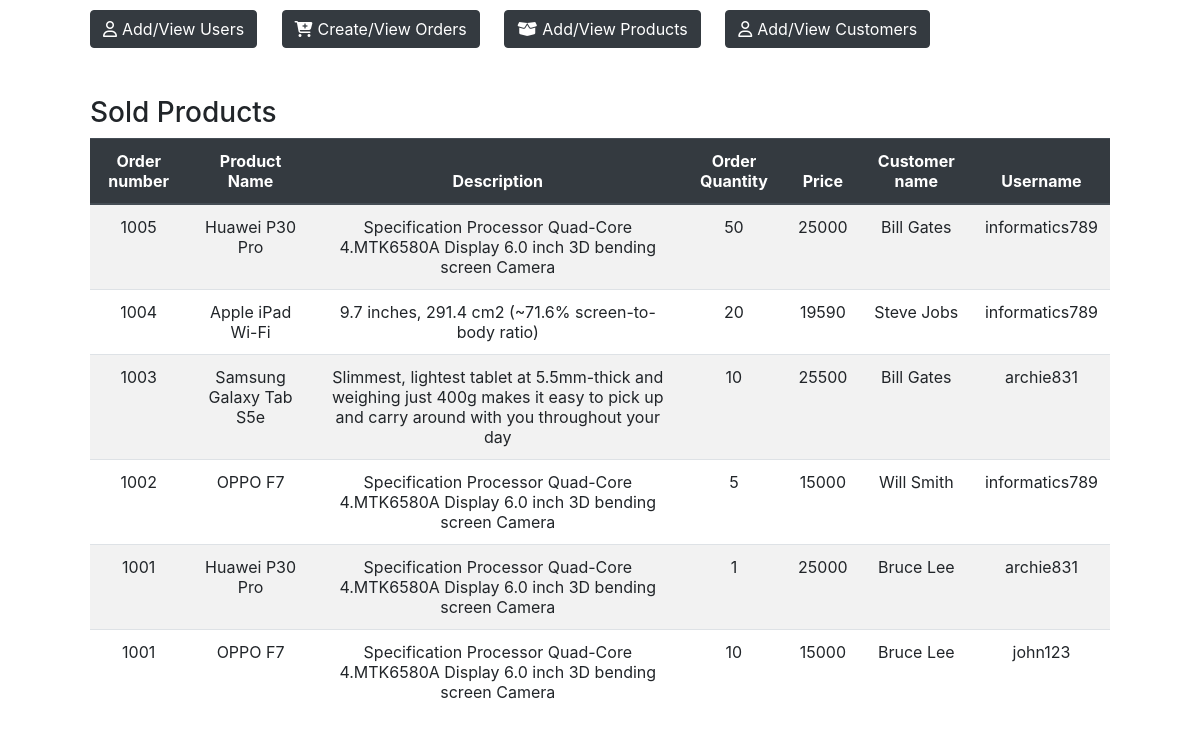
The app's page /mysql_test/index.php with its own data.
### tables this page shows
CREATE TABLE `orders` (
  `oId` int(11) NOT NULL,
  `oNo` int(11) NOT NULL,
  `pId` int(11) NOT NULL,
  `cId` int(11) NOT NULL,
  `oQuantity` int(11) NOT NULL,
  `oDate` datetime NOT NULL,
  `uId` int(11) NOT NULL
);

CREATE TABLE `products` (
  `pId` int(11) NOT NULL,
  `pName` varchar(255) NOT NULL,
  `pDesc` varchar(255) NOT NULL,
  `pPrice` float NOT NULL,
  `pStock` int(11) NOT NULL
);

CREATE TABLE `customers` (
  `cId` int(11) NOT NULL,
  `cName` varchar(255) NOT NULL,
  `cContact` int(11) NOT NULL,
  `cAddress` varchar(255) NOT NULL,
  `cDateAdded` datetime NOT NULL
);

CREATE TABLE `users` (
  `uId` int(11) NOT NULL,
  `uUsername` varchar(255) NOT NULL,
  `uPassword` varchar(255) NOT NULL,
  `uDateAdded` datetime NOT NULL
);

### mysql_test/index.php (the view, shortened to what this page needs)
<?php
include_once("config.php");
$result = $dbConn->query("SELECT oNo, pname, pdesc, oQuantity, pPrice, uUsername, cName from orders o inner join products p on o.pid = p.pid inner join users u on o.uid = u.uid inner join customers c on o.cid = c.cid ORDER BY oNo DESC");
?>
<html>
<head>
	<link rel="stylesheet" href="https://stackpath.bootstrapcdn.com/bootstrap/4.3.1/css/bootstrap.min.css">
	<link rel="stylesheet" type="text/css" href="assets/style.css">
</head>
<body>
	<a href="user.php"><button type="button" class="btn btn-dark"><i class='far fa-user'></i>Add/View Users</button></a>
	<a href="order.php"><button type="button" class="btn btn-dark"><i class='fas fa-cart-plus'></i>Create/View Orders</button></a>
	<a href="products.php"><button type="button" class="btn btn-dark"><i class='fas fa-box-open'></i>Add/View Products</button></a>
	<a href="customer.php"><button type="button" class="btn btn-dark"><i class='far fa-user'></i>Add/View Customers</button></a>
	<br><br><br>
	<h3>Sold Products</h3>
	<table class="table table-striped">
		<thead class="thead-dark">
			<tr>
			<th>Order number</th>
			<th>Product Name</th>
			<th>Description</th>
			<th>Order Quantity</th>
			<th>Price</th>
			<th>Customer name</th>
			<th>Username</th>
			</tr>
		</thead>
		<tbody>
			<?php
				while($row = $result->fetch(PDO::FETCH_ASSOC)) {
					echo "<tr>";
					echo "<td>".$row['oNo']."</td>";
					echo "<td>".$row['pname']."</td>";
					echo "<td>".$row['pdesc']."</td>";
					echo "<td>".$row['oQuantity']."</td>";
					echo "<td>".$row['pPrice']."</td>";
					echo "<td>".$row['cName']."</td>";
					echo "<td>".$row['uUsername']."</td>";
				}
			?>
		</tbody>
</body>
</html>

### mysql_test/assets/style.css (style rules this page uses)
body { width: 85%; margin: auto; }
.btn-dark { margin-top: 10px !important; margin-right: 20px; }
.fa-trash-alt, .fa-edit, .fa-user, .fa-box-open, .fa-cart-plus, .fa-dollar-sign, .fa-arrow-circle-left { margin-right: 5px; }
a:link, a:visited { color: white; text-decoration: none; }
th, .table td { text-align: center; }

### records on screen
orders: oNo "1005", pId.pName "Huawei P30 Pro", pId.pDesc "Specification Processor Quad-Core 4.MTK6580A Display 6.0 inch 3D bending screen Camera", oQuantity "50", pId.pPrice "25000", cId.cName "Bill Gates", uId.uUsername "informatics789"
orders: oNo "1004", pId.pName "Apple iPad Wi-Fi", pId.pDesc "9.7 inches, 291.4 cm2 (~71.6% screen-to-body ratio)", oQuantity "20", pId.pPrice "19590", cId.cName "Steve Jobs", uId.uUsername "informatics789"
orders: oNo "1003", pId.pName "Samsung Galaxy Tab S5e", pId.pDesc "Slimmest, lightest tablet at 5.5mm-thick and weighing just 400g makes it easy to pick up and carry around with you throughout your day", oQuantity "10", pId.pPrice "25500", cId.cName "Bill Gates", uId.uUsername "archie831"
orders: oNo "1002", pId.pName "OPPO F7", pId.pDesc "Specification Processor Quad-Core 4.MTK6580A Display 6.0 inch 3D bending screen Camera", oQuantity "5", pId.pPrice "15000", cId.cName "Will Smith", uId.uUsername "informatics789"
orders: oNo "1001", pId.pName "Huawei P30 Pro", pId.pDesc "Specification Processor Quad-Core 4.MTK6580A Display 6.0 inch 3D bending screen Camera", oQuantity "1", pId.pPrice "25000", cId.cName "Bruce Lee", uId.uUsername "archie831"
orders: oNo "1001", pId.pName "OPPO F7", pId.pDesc "Specification Processor Quad-Core 4.MTK6580A Display 6.0 inch 3D bending screen Camera", oQuantity "10", pId.pPrice "15000", cId.cName "Bruce Lee", uId.uUsername "john123"
